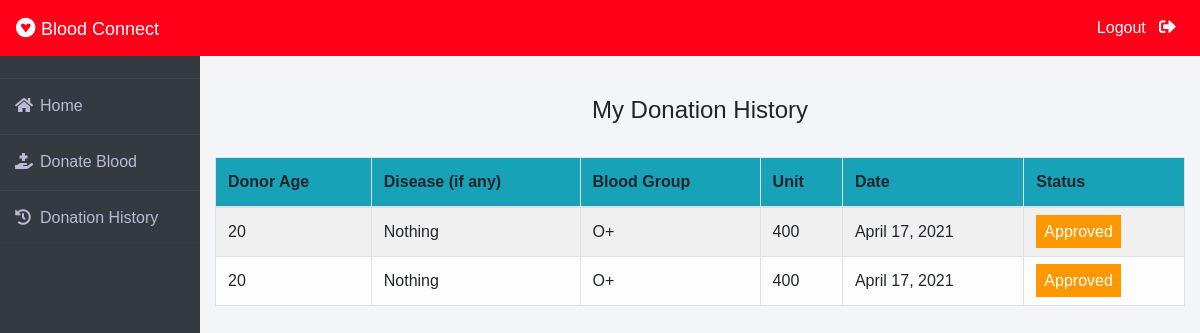
The page /donor/donation-history (signed in) on the database its author committed.
### donor/models.py (models this page shows, shortened)
class BloodDonate(models.Model):
    donor=models.ForeignKey(Donor,on_delete=models.CASCADE)
    disease=models.CharField(max_length=100,default="Nothing")
    age=models.PositiveIntegerField()
    bloodgroup=models.CharField(max_length=10)
    unit=models.PositiveIntegerField(default=0)
    status=models.CharField(max_length=20,default="Pending")
    date=models.DateField(auto_now=True)

### donor/views.py (the view)
# urls.py: path('donation-history', views.donation_history_view,name='donation-history'),
def donation_history_view(request):
    donor= models.Donor.objects.get(user_id=request.user.id)
    donations=models.BloodDonate.objects.all().filter(donor=donor)
    return render(request,'donor/donation_history.html',{'donations':donations})

### templates/donor/donation_history.html (shortened to what this page needs)
{% extends 'donor/donorbase.html' %}
{% block content %}
{% load widget_tweaks %}
{%load static%}
<head>
   </head>
<br><br>
<div class="container">
    <H4 class="text-center">My Donation History</H4><br>
    <table class="table table-light table-hover table-bordered table-striped">
        <thead class="bg-info">
            <tr>
                <th scope="col">Donor Age</th>
                <th scope="col">Disease (if any)</th>
                <th scope="col">Blood Group</th>
                <th scope="col">Unit</th>
                <th scope="col">Date</th>
                <th scope="col">Status</th>
            </tr>
        </thead>
        <tbody>
            {% for t in donations %}
            <tr>
                <td>{{t.age}}</td>
                <td> {{t.disease}}</td>
                <td>{{t.bloodgroup}}</td>
                <td>{{t.unit}}</td>
                <td>{{t.date}}</td>
                {% if t.status == 'Approved' %}
                <td><span class="label warning"> Approved</span></td>
                {% elif t.status == 'Rejected' %}
                <td><span class="label success">Rejected</span></td>
                {% else %}
                <td><span style="color: white;margin-left: 0px;" class="label info">Pending</span></td>
                {% endif %}
            </tr>
            {% endfor %}
        </tbody>
    </table>
</div>
{% endblock content %}

### templates/donor/donorbase.html (style rules this page uses)
* { margin: 0; padding: 0; box-sizing: border-box; list-style: none; text-decoration: none; font-family: 'Josefin Sans', sans-serif; }
body { background-color: #f3f5f9; }

### templates/donor/donation_history.html (style rules this page uses)
.label { color: white; padding: 8px; }
.warning { background-color: #ff9800; }

### rows shown on the page
BloodDonate: age "20", disease "Nothing", bloodgroup "O+", unit "400", date "April 17, 2021", status "Approved"
BloodDonate: age "20", disease "Nothing", bloodgroup "O+", unit "400", date "April 17, 2021", status "Approved"
